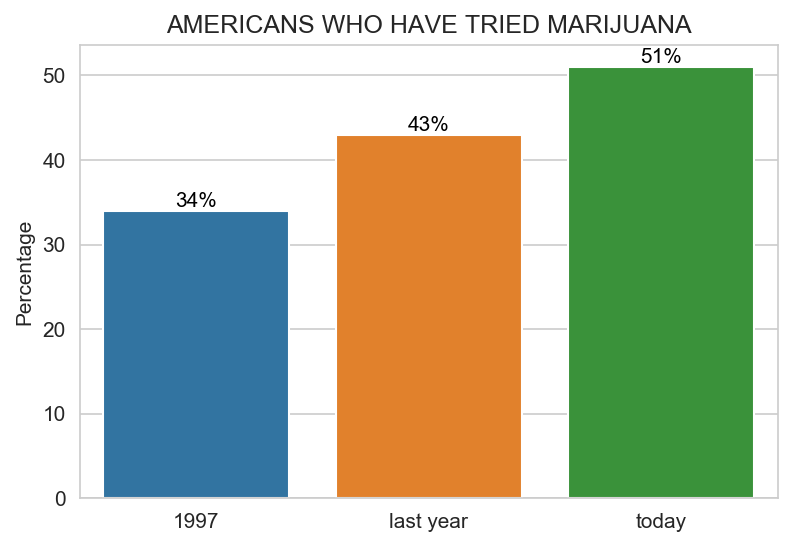

Generate this figure with Python:
# %%
import pandas as pd
import numpy as np
import matplotlib.pyplot as plt
import seaborn as sns

df = pd.read_csv('data.csv')
df.date = df.date.str.lower()
df = df.iloc[[1, 2, 0]].reset_index(drop = True)
df

# %%
sns.set_style('whitegrid')
g = sns.barplot(data = df, x = 'date', y = 'percentage')

plt.ylabel('Percentage')

ax = plt.axes()
x_axis = ax.axes.get_xaxis()
x_label = x_axis.get_label()
x_label.set_visible(False)
# plt.xlabel('Year')

for index, row in df.iterrows():
    g.text(row.name, row.percentage+0.5, str(row.percentage)+'%', color='black', ha="center")

plt.title('AMERICANS WHO HAVE TRIED MARIJUANA')
plt.savefig('correct.png', dpi = 150,
            bbox_inches = 'tight',
            transparent = True)

# %%
df.date = np.where(
    df.date == 'last year',
    2015,
    np.where(
        df.date == 'today',
        2016,
        1997
    )
)
df.percentage = df.percentage.astype(int)
df

# %%
sns.set_style('whitegrid')
# plt.plot(df.date, df.percentage)
plt.scatter(df.date, df.percentage)

plt.ylabel('Percentage')

minor = np.arange(1995, 2020, step = 1)
ax = plt.gca()
ax.set_xticks(minor, minor = True)
ax.tick_params(which='minor', length=10, color='r')
# ax = plt.axes()
# x_axis = ax.axes.get_xaxis()
# x_label = x_axis.get_label()
# x_label.set_visible(False)
plt.xlabel('Year')

for index, row in df.iterrows():
    plt.annotate(str(row.date) + ' - ' + str(row.percentage) + '%',
                (row.date, row.percentage), xytext=(0, -11), 
                color = 'k', textcoords='offset points', 
                ha='center')

plt.ylim(0, 52)
plt.title('AMERICANS WHO HAVE TRIED MARIJUANA')
plt.savefig('correct_v2.png', dpi = 150,
            bbox_inches = 'tight')

# %%
